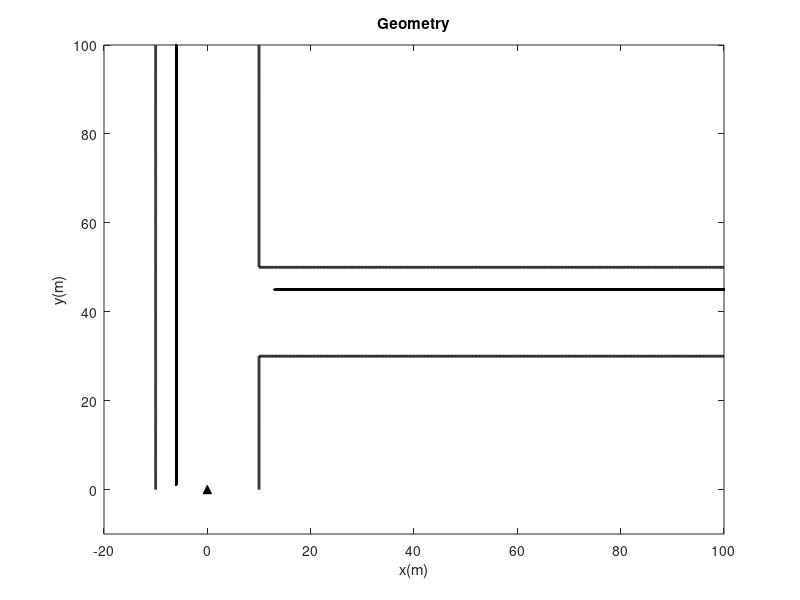
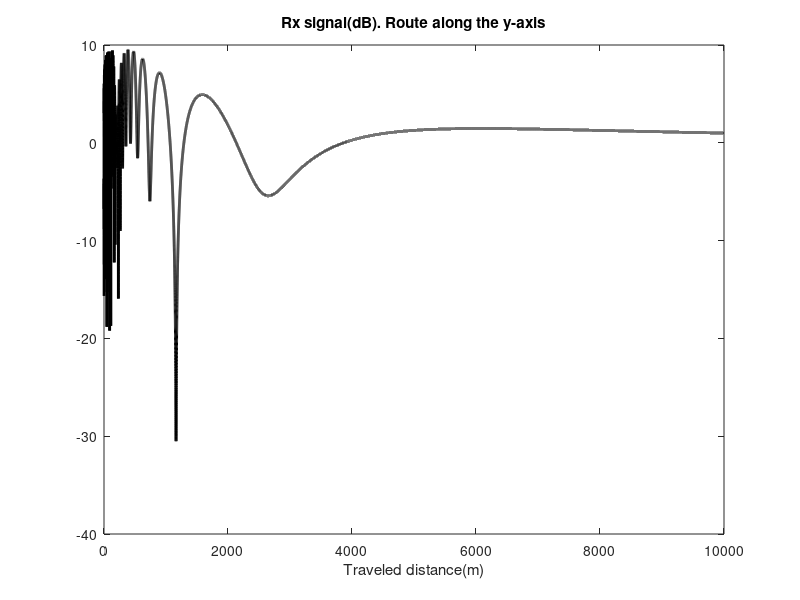
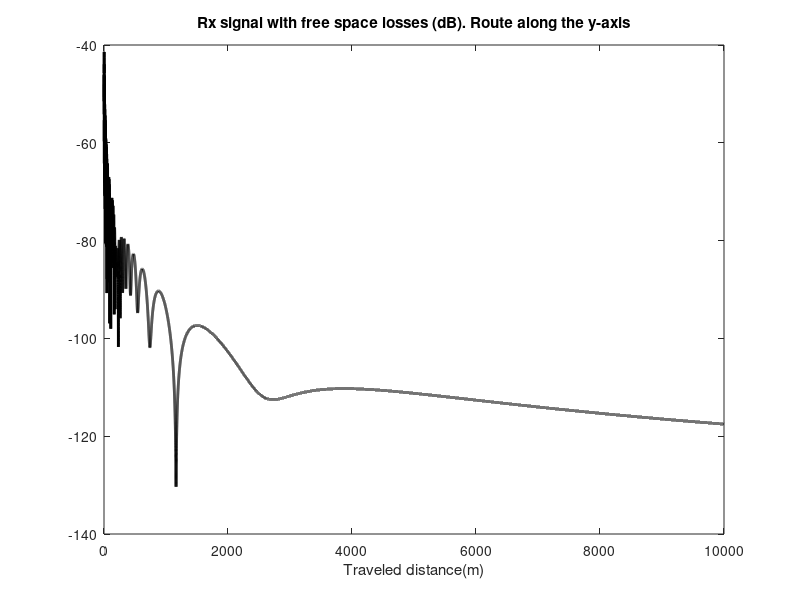

These charts were generated, in order, by the following MATLAB code: (Note: this script raises an error after producing the figures.)
%
% project83
%
%=======================================================================
clear
close all
clc
%=======================================================================
f=2000           % Frequency in MHz
ptx=1;           % Transmitter power in Watts
gtx=1;           % Transmitter gain in linear units (1 is isotropic) 

%=======================================================================
lambdac=300/f;     % wavelength (m)
kc=2*pi/lambdac;   % propagation constant


%=======================================================================
zt=10;                  % transmitter height
xt=0;

x1=10;                  % one side of street building 1 position
x2=-10;        % other side of steet building 2 position 

zr=1.5;                 % receiver height
xrStep=lambdac;         % MS route along x-axis (m).
xrIni=3;
xr=[x1+xrIni:xrStep:1e4]; 
xr1=-6;

yt=0;         
yr=45;
yStep=lambdac;             
yw=[0:yStep:1e4];       % Wall coordinates
yr1=[1:yStep:1e4];      % Route along the y-axis (m).

y3=30;                  % Aperture y-axis coordinates.
y4=50;      
ya=[y3;y4];

z3=0;                   % Aperture z-axis coordinates.
z4=Inf;
za=[z3;z4];


% Plot of the geometry 
xend=100;
yend=100;
figure,plot(xt,yt,'^k','MarkerFaceColor','k'),hold on
plot(xr(find(xr<=xend)),yr*ones(length(find(xr<=xend)),1),'.k')
plot(xr1*ones(length(find(yr1<=yend)),1),yr1(find(yr1<=yend)),'.k')
plot(x1*ones(length(0:yStep:y3),1),0:yStep:y3,'k','LineWidth',2)
plot(x1*ones(length(y4:yStep:yend),1),y4:yStep:yend,'k','LineWidth',2);
plot(x2*ones(length(0:yStep:yend),1),0:yStep:yend,'k','LineWidth',2);
plot(x1:xrStep:xend,y3*ones(length(x1:xrStep:xend),1),'k','LineWidth',2);
plot(x1:xrStep:xend,y4*ones(length(x1:xrStep:xend),1),'k','LineWidth',2),hold off
title('Geometry');
xlabel('x(m)');
ylabel('y(m)');
axis([2*x2 xend yt-(yend/10) yend])


% Reflection coefficients ===============================================
RG=-1;
RW=-0.5; 

% Route along the y-axis. ================================================
imagezt=-zt;          % for Ground reflected wave
imagext1=2*x1;        % for wall 1 reflected wave (right wall)
imagext2=2*x2;        % for Wall 2 reflected wave (left wall)

dTxRx=sqrt((xr1-xt).^2+(yr1-yt).^2+(zr-zt).^2);   % Direct ray (1)
dimageTxRx=sqrt((xr1-xt).^2+(yr1-yt).^2+(zr-imagezt).^2);  % Ground reflected ray (2)

dimageTx1Rx=sqrt((xr1-imagext1).^2+(yr1-yt).^2+(zr-zt).^2); % building 1 reflected ray (3)
dimageTx2Rx=sqrt((xr1-imagext2).^2+(yr1-yt).^2+(zr-zt).^2); % building 2 reflected ray (4)

E0=exp(-j*kc*dTxRx)./dTxRx;  % direct ray, free space field strength in dB

EG=RG*exp(-j*kc*dimageTxRx)./dimageTxRx;
EW1=RW*exp(-j*kc*dimageTx1Rx)./dimageTx1Rx;
EW2=RW*exp(-j*kc*dimageTx2Rx)./dimageTx2Rx;

Et=(E0+EG+EW1+EW1);  % E field 4 ray model V/m.

FdB=20*log10(abs(Et./E0));
figure,plot(yr1,FdB,'k','LineWidth',2);
 xlabel('Traveled distance(m)');
title('Rx signal(dB). Route along the y-axis');


% Free-space losses.
Ly=32.5+20*log10(f)+20*log10(yr1*1e-3);

figure,plot(yr1,-Ly+FdB,'k','LineWidth',2);
 xlabel('Traveled distance(m)');
title('Rx signal with free space losses (dB). Route along the y-axis')

% Route along the aperture (x-axis).
% Fresnel-Kirchhoff diffraction parameter.
Fe=x1*(xr-x1)./xr;              % Focal distance (x-axis).
alpha=sqrt(2./(lambdac*Fe));


%=====================================================================
% Imaginary sources coordinates.
imagezr=-zr;               % for Ground reflected wave
imageyr3=2*y3-yr;           % for wall 3.
imageyr4=2*y4-yr;           % for wall 4.

% Path distances for each case.
DistTxRx=sqrt((xr-xt).^2+(yr-yt).^2+(zr-zt).^2);                % Direct ray distance.
DistTxRxG=sqrt((xr-xt).^2+(yr-yt).^2+(imagezr-zt).^2);          % Reflected ray in the ground of the alley.
DistTxRx3=sqrt((xr-xt).^2+(imageyr3-yt).^2+(zr-zt).^2);         % Reflected ray in the wall 3.
DistTxRx4=sqrt((xr-xt).^2+(imageyr4-yt).^2+(zr-zt).^2);         % Reflected ray in the wall 4.

DistTxGRx=sqrt((xr-xt).^2+(yr-yt).^2+(zr-imagezt).^2);          % Reflected ray in the ground of the main street.
DistTxGRxG=sqrt((xr-xt).^2+(yr-yt).^2+(imagezr-imagezt).^2);    % Reflected ray in the ground of the main street and alley.
DistTxGRx3=sqrt((xr-xt).^2+(imageyr3-yt).^2+(zr-imagezt).^2);   % Reflected ray in the ground of the main street and in the wall 3.
DistTxGRx4=sqrt((xr-xt).^2+(imageyr4-yt).^2+(zr-imagezt).^2);   % Reflected ray in the ground of the main street and in the wall 4.

DistTx2Rx=sqrt((xr-imagext2).^2+(yr-yt).^2+(zr-zt).^2);          % Reflected ray in the wall 2 .
DistTx2RxG=sqrt((xr-imagext2).^2+(yr-yt).^2+(imagezr-zt).^2);    % Reflected ray in the wall 2 and in the ground of the alley.
DistTx2Rx3=sqrt((xr-imagext2).^2+(imageyr3-yt).^2+(zr-zt).^2);   % Reflected ray in the wall 2 and in the wall 3.
DistTx2Rx4=sqrt((xr-imagext2).^2+(imageyr4-yt).^2+(zr-zt).^2);   % Reflected ray in the wall 2 and in the wall 4.


% Intersection point of the tx-rx path into the screen.
OTxRx=repmat([xt;yt;zt],1,length(xr))+x1.*[ones(1,length(xr));(yt-yr)./(xt-xr);(zt-zr)./(xt-xr)];                   % Direct ray.
OTxRxG=repmat([xt;yt;zt],1,length(xr))+x1.*[ones(1,length(xr));(yt-yr)./(xt-xr);(zt-imagezr)./(xt-xr)];             % Alley ground reflected ray.
OTxRx3=repmat([xt;yt;zt],1,length(xr))+x1.*[ones(1,length(xr));(yt-imageyr3)./(xt-xr);(zt-zr)./(xt-xr)];            % Alley wall 3 reflected ray.
OTxRx4=repmat([xt;yt;zt],1,length(xr))+x1.*[ones(1,length(xr));(yt-imageyr4)./(xt-xr);(zt-zr)./(xt-xr)];            % Alley wall 4 reflected ray.

OTxGRx=repmat([xt;yt;imagezt],1,length(xr))+x1.*[ones(1,length(xr));(yt-yr)./(xt-xr);(imagezt-zr)./(xt-xr)];        % Main street ground reflected ray.
OTxGRxG=repmat([xt;yt;imagezt],1,length(xr))+x1.*[ones(1,length(xr));(yt-yr)./(xt-xr);(imagezt-imagezr)./(xt-xr)];  % Main street and alley ground reflected ray.
OTxGRx3=repmat([xt;yt;imagezt],1,length(xr))+x1.*[ones(1,length(xr));(yt-imageyr3)./(xt-xr);(imagezt-zr)./(xt-xr)]; % Main street ground and alley wall 3 reflected ray.
OTxGRx4=repmat([xt;yt;imagezt],1,length(xr))+x1.*[ones(1,length(xr));(yt-imageyr4)./(xt-xr);(imagezt-zr)./(xt-xr)]; % Main street ground and alley wall 4 reflected ray.

OTx2Rx=repmat([imagext2;yt;zt],1,length(xr))-(imagext2-x1).*[ones(1,length(xr));(yt-yr)./(imagext2-xr);(zt-zr)./(imagext2-xr)];         % Main street wall 2 reflected ray.
OTx2RxG=repmat([imagext2;yt;zt],1,length(xr))-(imagext2-x1).*[ones(1,length(xr));(yt-yr)./(imagext2-xr);(zt-imagezr)./(imagext2-xr)];   % Main street wall 2 and alley ground reflected ray.
OTx2Rx3=repmat([imagext2;yt;zt],1,length(xr))-(imagext2-x1).*[ones(1,length(xr));(yt-imageyr3)./(imagext2-xr);(zt-zr)./(imagext2-xr)];  % Main street wall 2 and wall 3 reflected ray.
OTx2Rx4=repmat([imagext2;yt;zt],1,length(xr))-(imagext2-x1).*[ones(1,length(xr));(yt-imageyr4)./(imagext2-xr);(zt-zr)./(imagext2-xr)];  % Main street wall 2 and wall 4 reflected ray.


% Aperture coordinates referred to the intersection point.
yaOTxRx=repmat(ya,1,length(xr))-repmat(OTxRx(2,:),length(ya),1);
zaOTxRx=z3-OTxRx(3,:);

yaOTxRxG=repmat(ya,1,length(xr))-repmat(OTxRxG(2,:),length(ya),1);
zaOTxRxG=z3-OTxRxG(3,:);

yaOTxRx3=repmat(ya,1,length(xr))-repmat(OTxRx3(2,:),length(ya),1);
zaOTxRx3=z3-OTxRx3(3,:);

yaOTxRx4=repmat(ya,1,length(xr))-repmat(OTxRx4(2,:),length(ya),1);
zaOTxRx4=z3-OTxRx4(3,:);

yaOTxGRx=repmat(ya,1,length(xr))-repmat(OTxGRx(2,:),length(ya),1);
zaOTxGRx=z3-OTxGRx(3,:);

yaOTxGRxG=repmat(ya,1,length(xr))-repmat(OTxGRxG(2,:),length(ya),1);
zaOTxGRxG=z3-OTxGRxG(3,:);

yaOTxGRx3=repmat(ya,1,length(xr))-repmat(OTxGRx3(2,:),length(ya),1);
zaOTxGRx3=z3-OTxGRx3(3,:);

yaOTxGRx4=repmat(ya,1,length(xr))-repmat(OTxGRx4(2,:),length(ya),1);
zaOTxGRx4=z3-OTxGRx4(3,:);

yaOTx2Rx=repmat(ya,1,length(xr))-repmat(OTx2Rx(2,:),length(ya),1);
zaOTx2Rx=z3-OTx2Rx(3,:);

yaOTx2RxG=repmat(ya,1,length(xr))-repmat(OTx2RxG(2,:),length(ya),1);
zaOTx2RxG=z3-OTx2RxG(3,:);

yaOTx2Rx3=repmat(ya,1,length(xr))-repmat(OTx2Rx3(2,:),length(ya),1);
zaOTx2Rx3=z3-OTx2Rx3(3,:);

yaOTx2Rx4=repmat(ya,1,length(xr))-repmat(OTx2Rx4(2,:),length(ya),1);
zaOTx2Rx4=z3-OTx2Rx4(3,:);


% Integration variables u (y-axis) and v (z-axis).
uTxRx=repmat(alpha,length(ya),1).*yaOTxRx;
vTxRx=alpha.*zaOTxRx;

uTxRxG=repmat(alpha,length(ya),1).*yaOTxRxG;
vTxRxG=alpha.*zaOTxRxG;

uTxRx3=repmat(alpha,length(ya),1).*yaOTxRx3;
vTxRx3=alpha.*zaOTxRx3;

uTxRx4=repmat(alpha,length(ya),1).*yaOTxRx4;
vTxRx4=alpha.*zaOTxRx4;

uTxGRx=repmat(alpha,length(ya),1).*yaOTxGRx;
vTxGRx=alpha.*zaOTxGRx;

uTxGRxG=repmat(alpha,length(ya),1).*yaOTxGRxG;
vTxGRxG=alpha.*zaOTxGRxG;

uTxGRx3=repmat(alpha,length(ya),1).*yaOTxGRx3;
vTxGRx3=alpha.*zaOTxGRx3;

uTxGRx4=repmat(alpha,length(ya),1).*yaOTxGRx4;
vTxGRx4=alpha.*zaOTxGRx4;

uTx2Rx=repmat(alpha,length(ya),1).*yaOTx2Rx;
vTx2Rx=alpha.*zaOTx2Rx;

uTx2RxG=repmat(alpha,length(ya),1).*yaOTx2RxG;
vTx2RxG=alpha.*zaOTx2RxG;

uTx2Rx3=repmat(alpha,length(ya),1).*yaOTx2Rx3;
vTx2Rx3=alpha.*zaOTx2Rx3;

uTx2Rx4=repmat(alpha,length(ya),1).*yaOTx2Rx4;
vTx2Rx4=alpha.*zaOTx2Rx4;

% Fresnel integrals for each axis.
[CuTxRx,SuTxRx]=Fresnel_integrals(uTxRx);
[CvTxRx,SvTxRx]=Fresnel_integrals(vTxRx);

[CuTxRxG,SuTxRxG]=Fresnel_integrals(uTxRxG);
[CvTxRxG,SvTxRxG]=Fresnel_integrals(vTxRxG);

[CuTxRx3,SuTxRx3]=Fresnel_integrals(uTxRx3);
[CvTxRx3,SvTxRx3]=Fresnel_integrals(vTxRx3);

[CuTxRx4,SuTxRx4]=Fresnel_integrals(uTxRx4);
[CvTxRx4,SvTxRx4]=Fresnel_integrals(vTxRx4);

[CuTxGRx,SuTxGRx]=Fresnel_integrals(uTxGRx);
[CvTxGRx,SvTxGRx]=Fresnel_integrals(vTxGRx);

[CuTxGRxG,SuTxGRxG]=Fresnel_integrals(uTxGRxG);
[CvTxGRxG,SvTxGRxG]=Fresnel_integrals(vTxGRxG);

[CuTxGRx3,SuTxGRx3]=Fresnel_integrals(uTxGRx3);
[CvTxGRx3,SvTxGRx3]=Fresnel_integrals(vTxGRx3);

[CuTxGRx4,SuTxGRx4]=Fresnel_integrals(uTxGRx4);
[CvTxGRx4,SvTxGRx4]=Fresnel_integrals(vTxGRx4);

[CuTx2Rx,SuTx2Rx]=Fresnel_integrals(uTx2Rx);
[CvTx2Rx,SvTx2Rx]=Fresnel_integrals(vTx2Rx);

[CuTx2RxG,SuTx2RxG]=Fresnel_integrals(uTx2RxG);
[CvTx2RxG,SvTx2RxG]=Fresnel_integrals(vTx2RxG);

[CuTx2Rx3,SuTx2Rx3]=Fresnel_integrals(uTx2Rx3);
[CvTx2Rx3,SvTx2Rx3]=Fresnel_integrals(vTx2Rx3);

[CuTx2Rx4,SuTx2Rx4]=Fresnel_integrals(uTx2Rx4);
[CvTx2Rx4,SvTx2Rx4]=Fresnel_integrals(vTx2Rx4);

% Aperture integral.
BTxRx=([CuTxRx(2,:)-CuTxRx(1,:)]-j*[SuTxRx(2,:)-SuTxRx(1,:)]).*([0.5-CvTxRx]-j*[0.5-SvTxRx]);
BTxRxG=([CuTxRxG(2,:)-CuTxRxG(1,:)]-j*[SuTxRxG(2,:)-SuTxRxG(1,:)]).*([0.5-CvTxRxG]-j*[0.5-SvTxRxG]);
BTxRx3=([CuTxRx3(2,:)-CuTxRx3(1,:)]-j*[SuTxRx3(2,:)-SuTxRx3(1,:)]).*([0.5-CvTxRx3]-j*[0.5-SvTxRx3]);
BTxRx4=([CuTxRx4(2,:)-CuTxRx4(1,:)]-j*[SuTxRx4(2,:)-SuTxRx4(1,:)]).*([0.5-CvTxRx4]-j*[0.5-SvTxRx4]);

BTxGRx=([CuTxGRx(2,:)-CuTxGRx(1,:)]-j*[SuTxGRx(2,:)-SuTxGRx(1,:)]).*([0.5-CvTxGRx]-j*[0.5-SvTxGRx]);
BTxGRxG=([CuTxGRxG(2,:)-CuTxGRxG(1,:)]-j*[SuTxGRxG(2,:)-SuTxGRxG(1,:)]).*([0.5-CvTxGRxG]-j*[0.5-SvTxGRxG]);
BTxGRx3=([CuTxGRx3(2,:)-CuTxGRx3(1,:)]-j*[SuTxGRx3(2,:)-SuTxGRx3(1,:)]).*([0.5-CvTxGRx3]-j*[0.5-SvTxGRx3]);
BTxGRx4=([CuTxGRx4(2,:)-CuTxGRx4(1,:)]-j*[SuTxGRx4(2,:)-SuTxGRx4(1,:)]).*([0.5-CvTxGRx4]-j*[0.5-SvTxGRx4]);

BTx2Rx=([CuTx2Rx(2,:)-CuTx2Rx(1,:)]-j*[SuTx2Rx(2,:)-SuTx2Rx(1,:)]).*([0.5-CvTx2Rx]-j*[0.5-SvTx2Rx]);
BTx2RxG=([CuTx2RxG(2,:)-CuTx2RxG(1,:)]-j*[SuTx2RxG(2,:)-SuTx2RxG(1,:)]).*([0.5-CvTx2RxG]-j*[0.5-SvTx2RxG]);
BTx2Rx3=([CuTx2Rx3(2,:)-CuTx2Rx3(1,:)]-j*[SuTx2Rx3(2,:)-SuTx2Rx3(1,:)]).*([0.5-CvTx2Rx3]-j*[0.5-SvTx2Rx3]);
BTx2Rx4=([CuTx2Rx4(2,:)-CuTx2Rx4(1,:)]-j*[SuTx2Rx4(2,:)-SuTx2Rx4(1,:)]).*([0.5-CvTx2Rx4]-j*[0.5-SvTx2Rx4]);


% Phase correction (The Fresnel integrals don't consider the phase
% differences between the direct signal ray and the reflected one).
pcTxRxG=exp(-j*kc*(DistTxRxG-DistTxRx));
pcTxRx3=exp(-j*kc*(DistTxRx3-DistTxRx));
pcTxRx4=exp(-j*kc*(DistTxRx4-DistTxRx));

pcTxGRx=exp(-j*kc*(DistTxGRx-DistTxRx));
pcTxGRxG=exp(-j*kc*(DistTxGRxG-DistTxRx));
pcTxGRx3=exp(-j*kc*(DistTxGRx3-DistTxRx));
pcTxGRx4=exp(-j*kc*(DistTxGRx4-DistTxRx));

pcTx2Rx=exp(-j*kc*(DistTx2Rx-DistTxRx));
pcTx2RxG=exp(-j*kc*(DistTx2RxG-DistTxRx));
pcTx2Rx3=exp(-j*kc*(DistTx2Rx3-DistTxRx));
pcTx2Rx4=exp(-j*kc*(DistTx2Rx4-DistTxRx));


 % Diffraction factor (in complex numbers).
 FTxRx=(j/2)*BTxRx;
 FTxRxG=(j/2)*BTxRxG*RG.*pcTxRxG;
 FTxRx3=(j/2)*BTxRx3*RW.*pcTxRx3;
 FTxRx4=(j/2)*BTxRx4*RW.*pcTxRx4;
 
 FTxGRx=(j/2)*BTxGRx*RG.*pcTxGRx;
 FTxGRxG=(j/2)*BTxGRxG*(RG^2).*pcTxGRxG;
 FTxGRx3=(j/2)*BTxGRx3*RG*RW.*pcTxGRx3;
 FTxGRx4=(j/2)*BTxGRx4*RG*RW.*pcTxGRx4;

 FTx2Rx=(j/2)*BTx2Rx*RW.*pcTx2Rx;
 FTx2RxG=(j/2)*BTx2RxG*RW*RG.*pcTx2RxG;
 FTx2Rx3=(j/2)*BTx2Rx3*(RW^2).*pcTx2Rx3;
 FTx2Rx4=(j/2)*BTx2Rx4*(RW^2).*pcTx2Rx4;
 
 % Total Diffraction factor.
 FT=FTxRx+FTxRxG+FTxRx3+FTxRx4+FTxGRx+FTxGRxG+FTxGRx3+FTxGRx4+...
     FTx2Rx+FTx2RxG+FTx2Rx3+FTx2Rx4;
 
 
 % Total Diffraction factor plot.
 figure,plot(xr,20*log10(abs(FT)),'k','LineWidth',2);
  xlabel('Traveled distance(m)');
 title('Rx signal (dB). Route along x-axis');
 ylabel('Inverse of excess loss, -Lexcess (dB)')

 
 % Free-space losses.
 Lx=32.5+20*log10(f)+20*log10(xr*1e-3);

 figure,plot(xr,-Lx+20*log10(abs(FT)),'k','LineWidth',2);
 xlabel('Traveled distance(m)');
 ylabel('Inverse of path loss, -L (dB)')
 title('Rx signal with free space losses (dB). Route along x-axis');
 
 
 % Rx signal (the 2 routes).
 figure,plot(yr1,FdB,':k',[xr1:xr(1)-1 xr]-xr1,[NaN(1,length(xr1:xr(1)-1)) 20*log10(abs(FT))],'k','LineWidth',2);
 xlabel('Traveled distance(m)');
 title('Rx signal (dB)');
 legend('y-axis route','x-axis route');
  ylabel('Relative signal level (dB)');
 
 figure,plot(yr1,-Ly+FdB,':k',[xr1:xr(1)-1 xr]-xr1,[NaN(1,length(xr1:xr(1)-1)) -Lx+20*log10(abs(FT))],'k','LineWidth',2);
 xlabel('Traveled distance(m)');
 title('Rx signal (dB)');
 legend('y-axis route','x-axis route');
 ylabel('Inverse of path loss, -L (dB)')
